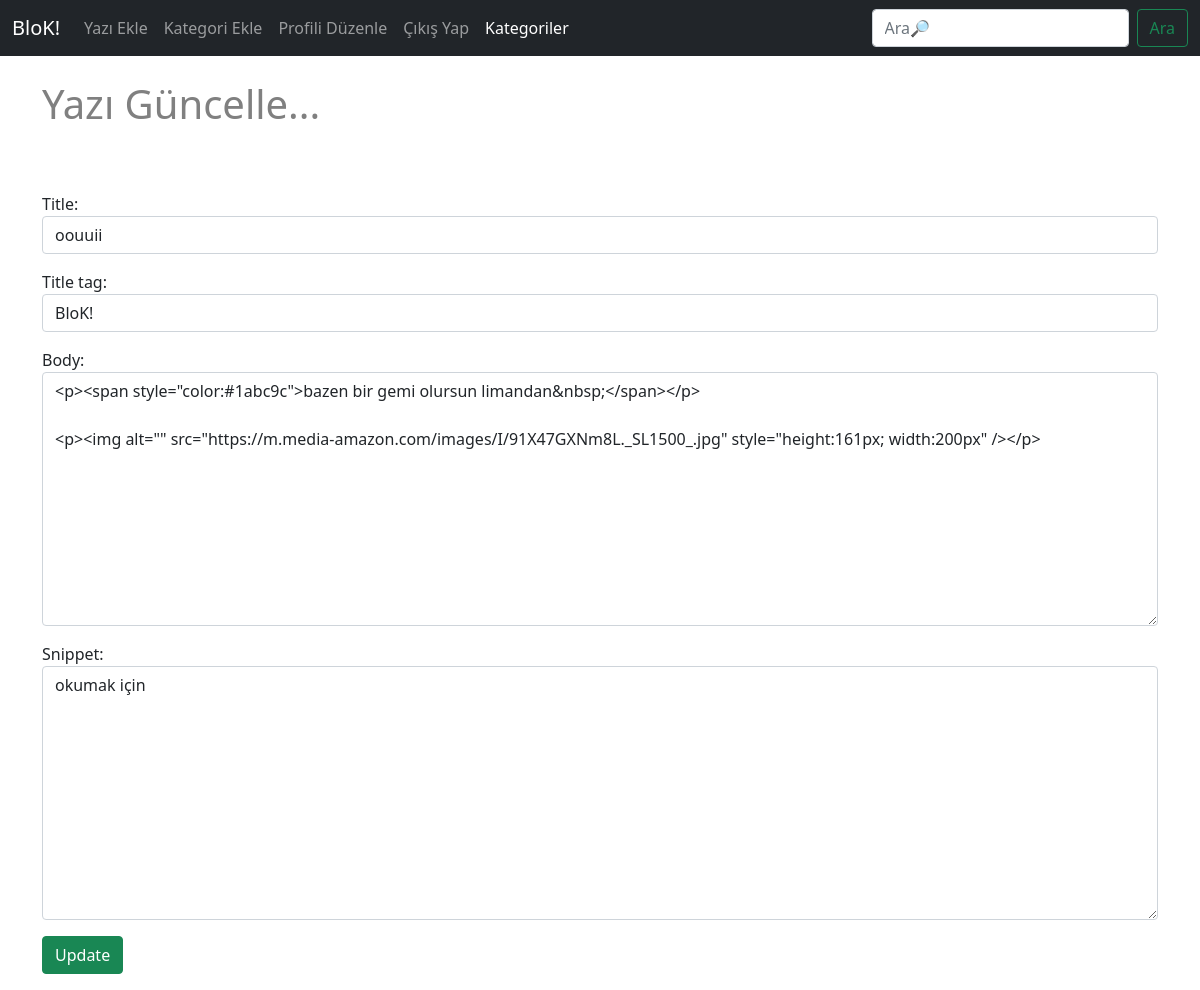
The app's page /updateview/44 (signed in) with its own data.
### theblog/models.py (models this page shows, shortened)
class Post(models.Model):
    title = models.CharField(max_length=20)
    title_tag = models.CharField(max_length = 20, default = "BloK!" )
    author = models.ForeignKey(User, on_delete=models.CASCADE)
    body = RichTextField(blank = True, null = True)
    post_date = models.DateField(auto_now_add=True)
    category = models.CharField(max_length=20, default = 'literature')
    snippet = models.CharField(max_length = 20)
    likes = models.ManyToManyField(User, related_name = 'blog_posts')

### theblog/views.py (the view)
# urls.py: path('updateview/<int:pk>', UpdatePostView.as_view(), name = "Update" ),
class UpdatePostView(UpdateView):
    model = Post
    template_name = "update.html"
    form_class = EditForm

### theblog/forms.py
class EditForm(forms.ModelForm):
    class Meta:
        model = Post
        fields = ('title', 'title_tag',  'body', 'snippet')
        widgets = {
            'title': forms.TextInput(attrs={'class': 'form-control'}),
            'title_tag': forms.TextInput(attrs={'class': 'form-control'}),
            'body': forms.Textarea(attrs={'class': 'form-control'}),
            'snippet': forms.Textarea(attrs={'class': 'form-control'}),
        }

### theblog/templates/update.html (shortened to what this page needs)
{% extends 'base.html' %}
{% block content %}
{% if user.is_authenticated %}
    {% if user.id == post.author.id %}
        <h1>
        <p style="color:gray;">Yazı Güncelle...</p>
        </h1>
        <br><br>
        <div class="mb-3">
            <table>
            <form method="POST">
                {{ form.as_p }}
                </table>
            <button class="btn btn-success">Update</button>
        </div>
    {% else %}
    Bu postu değiştiremezsiniz!
    {% endif %}
{% else %}
Bu postu değiştiremezsiniz!
{% endif %}
{% endblock %}

### records on screen
Post: title "oouuii", title_tag "BloK!", body "<p><span style=\"color:#1abc9c\">bazen bir gemi olursun limandan&nbsp;</span></p> <p><img alt=\"\" src=\"https://m.media-amazon.com/images/I/91X47GXNm8L._SL1500_.jpg\" style=\"height:161px; width:200px\" /></p>", snippet "okumak için"
